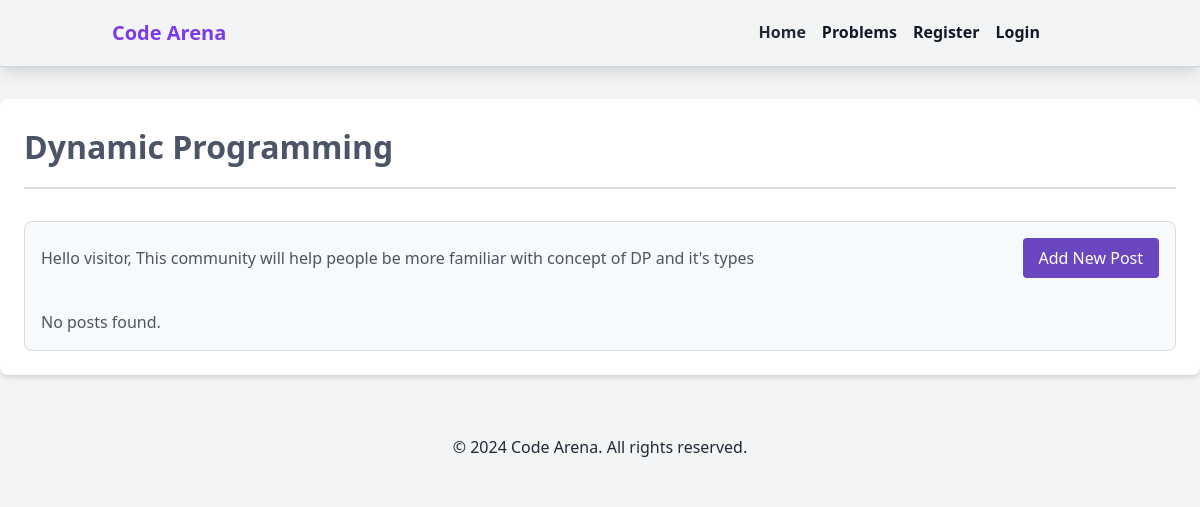
The page /community/community/2/ on the database its author committed.
### community/models.py (models this page shows, shortened)
class Community(models.Model):
    name = models.CharField(max_length=100, unique=True)
    description = models.TextField()
    created_at = models.DateTimeField(auto_now_add=True)
    created_by = models.ForeignKey(User, on_delete=models.CASCADE)

### community/views.py (the view)
# urls.py: path('community/<int:pk>/', views.community_detail, name='community_detail'),
def community_detail(request, pk):
    community = get_object_or_404(Community, pk=pk)
    posts = Post.objects.filter(community=community)
    is_following = False
    if request.user.is_authenticated:
        is_following = request.user.profile.followed_communities.filter(pk=pk).exists()
    context = {
        'community': community,
        'posts': posts,
        'is_following': is_following,
    }
    return render(request, 'community/community_detail.html', context)

### community/templates/community/community_detail.html (shortened to what this page needs)
<!DOCTYPE html>
<html lang="en">
  <head>
    <link
      href="https://cdn.jsdelivr.net/npm/tailwindcss@2.1.2/dist/tailwind.min.css"
      rel="stylesheet"
    />
  </head>
  <body class="bg-gray-100 text-gray-800">
    <nav class="bg-gray-100 shadow-lg border-b border-gray-300">
      <div class="container mx-auto px-6 py-3">
        <div class="flex justify-between items-center">
          <div>
            <a class="text-purple-600 text-xl font-bold" href="{% url 'home' %}">Code Arena</a>
          </div>
          <div class="hidden lg:flex lg:items-center">
            <ul class="flex flex-col lg:flex-row lg:mx-6 font-bold py-2 px-4 rounded">
              <li class="nav-item">
                <a class="text-gray-800 hover:text-gray-600 mx-2 nav-link" href="{% url 'home' %}">Home</a>
              </li>
              <li class="nav-item">
                <a class="text-gray-900 hover:text-gray-600 mx-2 nav-link" href="{% url 'problems_list' %}">Problems</a>
              </li>
              {% if user.is_authenticated %}
              <li class="nav-item">
                <a class="text-gray-900 hover:text-gray-600 mx-2 nav-link" href="{% url 'profile' %}">Profile</a>
              </li>
              {% else %}
              <li class="nav-item">
                <a class="text-gray-900 hover:text-gray-600 mx-2 nav-link" href="{% url 'register' %}">Register</a>
              </li>
              <li class="nav-item">
                <a class="text-gray-900 hover:text-gray-600 mx-2 nav-link" href="{% url 'login' %}">Login</a>
              </li>
              {% endif %}
            </ul>
          </div>
        </div>
      </div>
    </nav>
    <section class="community container mx-auto mt-10 p-6 bg-white shadow-md rounded-lg">
      <div class="section-header">
        <h1>{{ community.name }}</h1>
      </div>
      <div class="section-content">
        <div class="flex justify-between items-center mb-4">
          <div>
            <p class="text-gray-600">{{ community.description }}</p>
          </div>
          <div>
            <button
              id="add-post-btn"
              class="btn btn-primary text-white py-2 px-4 rounded"
              onclick="togglePostForm()"
            >
              Add New Post
            </button>
          </div>
        </div>
        <div class="post-list">
          {% if posts %}
          <ul class="divide-y divide-gray-200">
            {% for post in posts %}
            <li class="py-4">
              <div class="flex items-center">
                <span class="text-gray-600 font-bold mr-2"
                  >{{ post.created_by.username }} :</span
                >
                <a
                  href="{% url 'post_detail' post.pk %}"
                  class="text-xl font-semibold text-purple-600 hover:text-purple-800"
                  >{{ post.title }}</a
                >
              </div>
              <p class="text-gray-600 mt-1">
                {{ post.content|slice:":300" }}...
              </p>
            </li>
            {% endfor %}
          </ul>
          {% else %}
          <p class="text-gray-600 mt-4">No posts found.</p>
          {% endif %}
        </div>
      </div>
    </section>
    <footer class="bg-gray-100 text-gray-800 py-5 mt-10">
      <div class="container mx-auto text-center">
        <p>&copy; 2024 Code Arena. All rights reserved.</p>
      </div>
    </footer>
  </body>
</html>

### community/templates/community/community_detail.html (style rules this page uses)
.nav-link { border-radius: 4px; transition: color 0.3s ease; }
.nav-item a { position: relative; display: inline-block; padding-bottom: 2px; }
.nav-item a::before { content: ""; position: absolute; width: 0; height: 2px; bottom: 0; left: 0; background-color: #6b46c1; visibility: hidden; transition: all 0.3s ease-in-out; }
.community { max-width: 1280px; margin: 0 auto; padding: 4 1rem; margin-top: 2rem; }
.section-header { border-bottom: 2px solid #ddd; padding-bottom: 1rem; margin-bottom: 2rem; }
.section-header h1 { font-size: 2rem; font-weight: bold; color: #4a5568; }
.section-content { border: 1px solid #ddd; padding: 1rem; border-radius: 0.5rem; background-color: #f7fafc; }
.post-list { margin-top: 2rem; }
.btn { transition: background-color 0.3s ease; }
.btn-primary { background-color: #6b46c1; }

### rows shown on the page
Community: name "Dynamic Programming", description "Hello visitor, This community will help people be more familiar with concept of DP and it's types"
